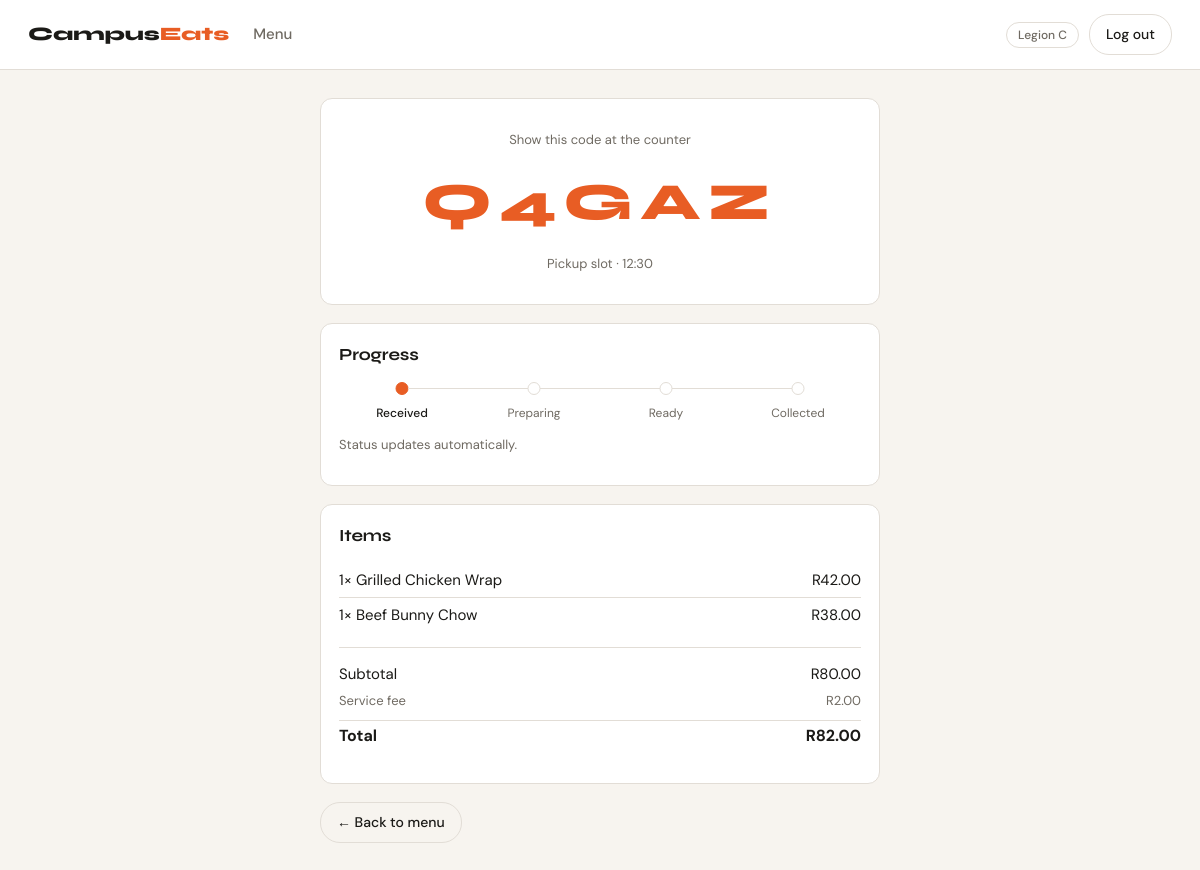
The app's page /order/4/track (signed in) with its own data.
### models.py (models this page shows, shortened)
class User(db.Model):
    __tablename__ = 'users'
    id = db.Column(db.Integer, primary_key=True)
    student_number = db.Column(db.String, nullable=True)
    name = db.Column(db.String, nullable=False)
    email = db.Column(db.String, unique=True, nullable=False)
    password_hash = db.Column(db.String, nullable=False)
    role = db.Column(db.String, nullable=False, default='student') # 'student', 'staff', 'admin'
    is_active = db.Column(db.Boolean, default=True)
    created_at = db.Column(db.DateTime, default=datetime.utcnow)
    orders = relationship('Order', backref='user', lazy=True)
    loyalty_records = relationship('LoyaltyPoints', backref='user', lazy=True)

class Order(db.Model):
    __tablename__ = 'orders'
    id = db.Column(db.Integer, primary_key=True)
    user_id = db.Column(db.Integer, db.ForeignKey('users.id'), nullable=False)
    promo_id = db.Column(db.Integer, db.ForeignKey('promotions.id'), nullable=True)
    status = db.Column(db.String, nullable=False, default='new') # 'new', 'preparing', 'ready', 'collected'
    pickup_slot = db.Column(db.String, nullable=False)
    subtotal = db.Column(db.Float, nullable=False)
    service_fee = db.Column(db.Float, default=2.0)
    total = db.Column(db.Float, nullable=False)
    pickup_code = db.Column(db.String, unique=True, nullable=False)
    created_at = db.Column(db.DateTime, default=datetime.utcnow)
    items = relationship('OrderItem', backref='order', cascade='all, delete-orphan', lazy=True)
    loyalty_record = relationship('LoyaltyPoints', backref='order', uselist=False, lazy=True)
    def to_dict(self):
        return {
            'id': self.id,
            'user_id': self.user_id,
            'promo_id': self.promo_id,
            'status': self.status,
            'pickup_slot': self.pickup_slot,
            'subtotal': self.subtotal,
            'service_fee': self.service_fee,
            'total': self.total,
            'pickup_code': self.pickup_code,
            'created_at': self.created_at.isoformat(),
            'items': [item.to_dict() for item in self.items]
        }

class MenuItem(db.Model):
    __tablename__ = 'menu_items'
    id = db.Column(db.Integer, primary_key=True)
    name = db.Column(db.String, nullable=False)
    description = db.Column(db.String, nullable=True)
    price = db.Column(db.Float, nullable=False)
    category = db.Column(db.String, nullable=False) # 'mains', 'snacks', 'drinks', 'breakfast'
    emoji = db.Column(db.String, nullable=True)
    dietary = db.Column(db.String, nullable=False, default='none') # 'none', 'vegetarian', 'halal', 'vegan'
    is_available = db.Column(db.Boolean, default=True)
    created_at = db.Column(db.DateTime, default=datetime.utcnow)

class OrderItem(db.Model):
    __tablename__ = 'order_items'
    id = db.Column(db.Integer, primary_key=True)
    order_id = db.Column(db.Integer, db.ForeignKey('orders.id'), nullable=False)
    menu_item_id = db.Column(db.Integer, db.ForeignKey('menu_items.id'), nullable=False)
    quantity = db.Column(db.Integer, nullable=False)
    unit_price = db.Column(db.Float, nullable=False)
    menu_item = relationship('MenuItem')
    menu_item = relationship('MenuItem', backref=backref('order_items', lazy=True))
    def to_dict(self):
        return {
            'id': self.id,
            'order_id': self.order_id,
            'menu_item_id': self.menu_item_id,
            'quantity': self.quantity,
            'unit_price': self.unit_price,
            'menu_item_name': self.menu_item.name if self.menu_item else None # Assuming menu_item relationship exists
        }

### routes/student.py (the view)
@student_bp.route('/order/<int:order_id>/track')
@login_required
@role_required('student')
def track(order_id):
    order = Order.query.get_or_404(order_id)
    if order.user_id != session['user_id']:
        return redirect(url_for('student.menu'))
    return render_template('student/track.html', order=order.to_dict())

### utils.py (called while the page is built)
def login_required(i):
    @functools.wraps(i)
    def decorated_function(*args, **kwargs):
        if 'user_id' not in session:
            return redirect(url_for('auth.login'))
        else:
            return i(*args, **kwargs)
    return decorated_function

def role_required(*roles):
    def decorator(i):
        @functools.wraps(i)
        def decorated_function(*args, **kwargs):
            if session['role'] not in roles :
                return redirect(url_for('auth.login'))
            else:
                return i(*args, **kwargs)
        return decorated_function
    return decorator

### templates/student/track.html (shortened to what this page needs)
{% extends "base.html" %}
{% block content %}
<div class="track-wrap">
  <section class="card code-card">
    <p class="muted small">Show this code at the counter</p>
    <p class="pickup-code">{{ order.pickup_code }}</p>
    <p class="muted small">Pickup slot · {{ order.pickup_slot }}</p>
  </section>
  <section class="card">
    <h2 class="h-sub">Progress</h2>
    <ol class="progress" id="progress" data-status="{{ order.status }}">
      <li class="step" data-step="new"><span class="dot"></span>Received</li>
      <li class="step" data-step="preparing"><span class="dot"></span>Preparing</li>
      <li class="step" data-step="ready"><span class="dot"></span>Ready</li>
      <li class="step" data-step="collected"><span class="dot"></span>Collected</li>
    </ol>
    <p class="muted small">Status updates automatically.</p>
  </section>
  <section class="card">
    <h2 class="h-sub">Items</h2>
    <ul class="line-items">
      {% for item in order['items'] %}
      <li>
        <span>{{ item.quantity }}× {{ item.menu_item_name }}</span>
        <span>R{{ '%.2f'|format(item.unit_price * item.quantity) }}</span>
      </li>
      {% endfor %}
    </ul>
    <div class="cart-totals">
      <div class="row"><span>Subtotal</span><span>R{{ '%.2f'|format(order.subtotal) }}</span></div>
      <div class="row muted small"><span>Service fee</span><span>R{{ '%.2f'|format(order.service_fee) }}</span></div>
      <div class="row row-total"><span>Total</span><span>R{{ '%.2f'|format(order.total) }}</span></div>
    </div>
  </section>
  <a class="btn btn-ghost" href="{{ url_for('student.menu') }}">← Back to menu</a>
</div>
{% endblock %}

### templates/base.html (shortened to what this page needs)
<!DOCTYPE html>
<html lang="en">
<head>
  <link rel="stylesheet" href="{{ url_for('static', filename='css/style.css') }}">
</head>
<body class="{% block body_class %}theme-light{% endblock %}">
  <header class="nav">
    <a class="nav-brand" href="{{ url_for('index') if current_role is not defined else '#' }}">
      Campus<span>Eats</span>
    </a>
    <nav class="nav-links">
      {% if current_role == 'student' %}
        <a href="{{ url_for('student.menu') }}">Menu</a>
      {% elif current_role == 'staff' %}
        <a href="{{ url_for('staff.dashboard') }}">Kitchen</a>
      {% elif current_role == 'admin' %}
        <a href="{{ url_for('admin.dashboard') }}">Dashboard</a>
        <a href="{{ url_for('admin.menu') }}">Menu</a>
        <a href="{{ url_for('admin.orders') }}">Orders</a>
        <a href="{{ url_for('admin.students') }}">Students</a>
      {% endif %}
    </nav>
    <div class="nav-user">
      {% if current_user_name %}
        <span class="pill pill-muted">{{ current_user_name }}</span>
        <a class="btn btn-ghost" href="{{ url_for('auth.logout') }}">Log out</a>
      {% else %}
        <a class="btn btn-ghost" href="{{ url_for('auth.login') }}">Log in</a>
        <a class="btn btn-primary" href="{{ url_for('auth.register') }}">Register</a>
      {% endif %}
    </div>
  </header>
  <main class="page">
    {% block content %}{% endblock %}
  </main>
</body>
</html>

### static/css/style.css (style rules this page uses)
:root { --bg: #F7F4EF; --surface: #FFFFFF; --border: #E2DDD6; --text: #1B1A17; --muted: #6F6A62; --orange: #E85D24; --navy: #2E4057; --radius-card: 12px; --radius-pill: 20px; --radius-input: 8px; --font-body: "DM Sans", system-ui, sans-serif; --font-head: "Syne", "DM Sans", sans-serif; }
* { box-sizing: border-box; }
html, body { margin: 0; padding: 0; background: var(--bg); color: var(--text); font-family: var(--font-body); font-size: 15px; line-height: 1.5; -webkit-font-smoothing: antialiased; }
h1, h2, h3 { font-family: var(--font-head); margin: 0; letter-spacing: -0.01em; }
a { color: inherit; text-decoration: none; }
.muted { color: var(--muted); }
.small { font-size: 13px; }
.h-sub { font-size: 17px; font-weight: 700; margin-bottom: 14px; }
.nav { display: flex; align-items: center; gap: 24px; padding: 14px 28px; background: var(--surface); border-bottom: 1px solid var(--border); }
.nav-brand { font-family: var(--font-head); font-weight: 800; font-size: 19px; }
.nav-brand span { color: var(--orange); }
.nav-links { display: flex; gap: 18px; flex: 1; }
.nav-links a { font-weight: 500; color: var(--muted); padding: 4px 0; }
.nav-user { display: flex; align-items: center; gap: 10px; }
.page { max-width: 1180px; margin: 0 auto; padding: 28px; }
.card { background: var(--surface); border: 1px solid var(--border); border-radius: var(--radius-card); padding: 18px; margin-bottom: 18px; }
.btn { display: inline-flex; align-items: center; justify-content: center; gap: 6px; font-family: var(--font-body); font-size: 14px; font-weight: 500; padding: 9px 16px; border-radius: var(--radius-pill); border: 1px solid var(--border); background: transparent; color: var(--text); cursor: pointer; transition: border-color 0.15s ease, background 0.15s ease; }
.btn-ghost { background: transparent; }
.pill { display: inline-block; padding: 3px 11px; border-radius: var(--radius-pill); border: 1px solid var(--border); font-size: 12px; font-weight: 500; text-transform: capitalize; }
.pill-muted { color: var(--muted); }
.cart-totals { border-top: 1px solid var(--border); padding-top: 12px; margin-bottom: 14px; }
.cart-totals .row { display: flex; justify-content: space-between; padding: 3px 0; }
.row-total { font-weight: 700; font-size: 16px; border-top: 1px solid var(--border); margin-top: 6px; padding-top: 8px; }
.track-wrap { max-width: 560px; margin: 0 auto; }
.code-card { text-align: center; }
.pickup-code { font-family: var(--font-head); font-size: 52px; font-weight: 800; letter-spacing: 0.14em; color: var(--orange); margin: 6px 0; }
.progress { list-style: none; margin: 0 0 10px; padding: 0; display: flex; justify-content: space-between; gap: 6px; }
.progress .step { flex: 1; text-align: center; font-size: 12px; color: var(--muted); position: relative; padding-top: 22px; }
.progress .dot { position: absolute; top: 0; left: 50%; transform: translateX(-50%); width: 13px; height: 13px; border-radius: 50%; border: 1px solid var(--border); background: var(--surface); }
.progress .step::before { content: ""; position: absolute; top: 6px; left: -50%; width: 100%; height: 1px; background: var(--border); }
.progress .step:first-child::before { display: none; }
.progress .is-done, .progress .is-current { color: var(--text); font-weight: 500; }
.progress .is-done .dot, .progress .is-current .dot { background: var(--orange); border-color: var(--orange); }
.line-items { list-style: none; margin: 0 0 14px; padding: 0; }
.line-items li { display: flex; justify-content: space-between; gap: 10px; padding: 6px 0; border-bottom: 1px solid var(--border); }
.line-items li:last-child { border-bottom: none; }

### records on screen
User: name "Legion C"
Order: pickup_code "Q4GAZ", pickup_slot "12:30", subtotal "80.00", service_fee "2.00", total "82.00"
MenuItem: menu_item_name "Grilled Chicken Wrap"
OrderItem: item.unit_price*item.quantity "42.00"
MenuItem: menu_item_name "Beef Bunny Chow"
OrderItem: item.unit_price*item.quantity "38.00"

### other values on screen
{{ item.quantity }} "1" "1"
